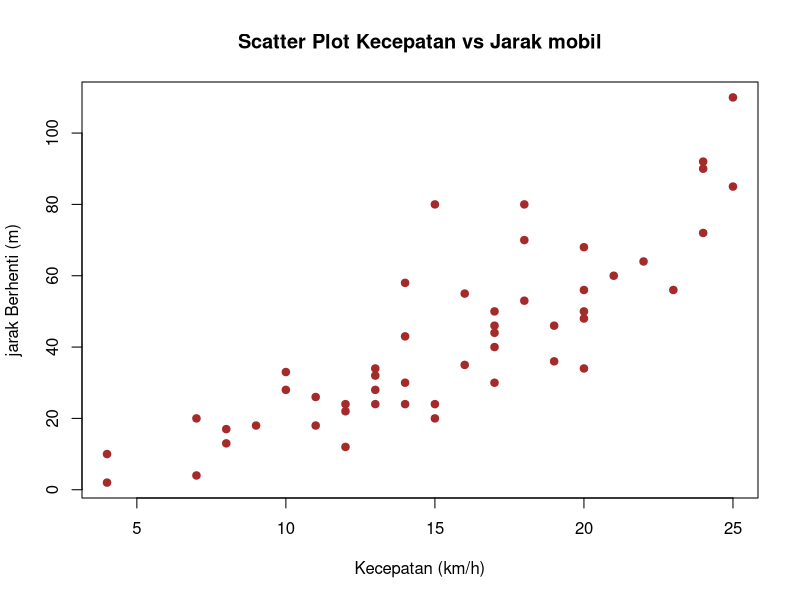
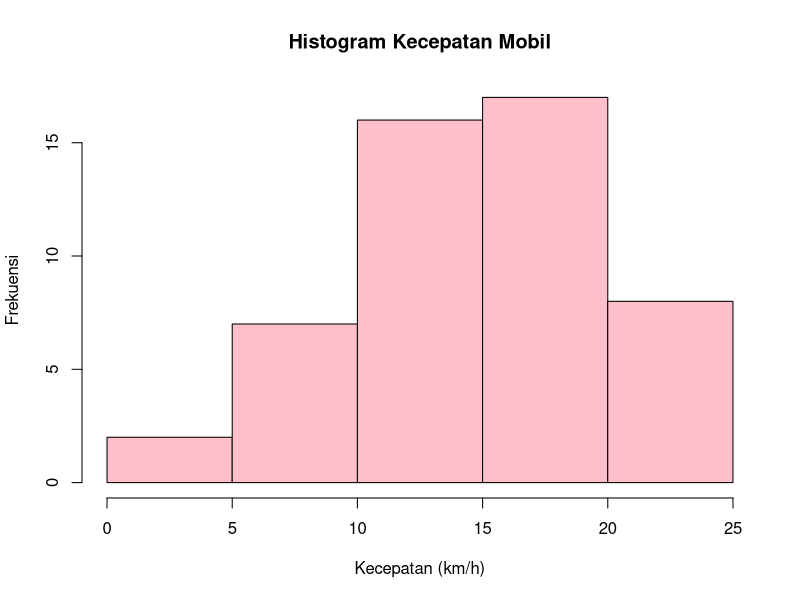

Generate these figures, in order, with R:
# Nama = Dzikrina Jauza Hasna
# Jurusan = Sistem Informasi
# Mata Kuliah = Analisis dan Visualisasi Data


data <- read.csv("Tabel_Tugas1.csv")
print(data)

# Soal No 1
rata_kecepatan <- mean(data$Jarak..meter.)
print(rata_kecepatan)

rata_jarak <- mean(data$Jarak..meter.)
print(rata_jarak)

standar_deviasi_jarak <- sd(data$Jarak..meter.)
print(standar_deviasi_jarak)

# Soal No 2
plot(data$Kecepatan..km.h., data$Jarak..meter.,
     main= "Scatter Plot Kecepatan vs Jarak mobil",
     xlab= "Kecepatan (km/h)",
     ylab= "jarak Berhenti (m)",
     pch= 19, col= "brown")

hist(data$Kecepatan..km.h.,
     main = "Histogram Kecepatan Mobil",
     xlab = "Kecepatan (km/h)",
     ylab = "Frekuensi",
     col = "pink", border = "black")

# Soal No 3
# UJIAN NATEMATIKA
rata2_Matematika <- 75
standar_deviasi_Matematika <- 10

# UJIAN BAHASA INGGRIS
rata2_B_Inggris <- 70
standar_deviasi_B_Inggris <- 8

kk_Matematika <- (standar_deviasi_Matematika / rata2_Matematika) * 100
kk_B_Inggris <- (standar_deviasi_B_Inggris / rata2_B_Inggris) * 100

cat("Koefisien Keragaman Matematika = ", kk_Matematika, "%\n")
cat("Koefisien Keragaman Bahasa Inggris = ", kk_B_Inggris, "%")
